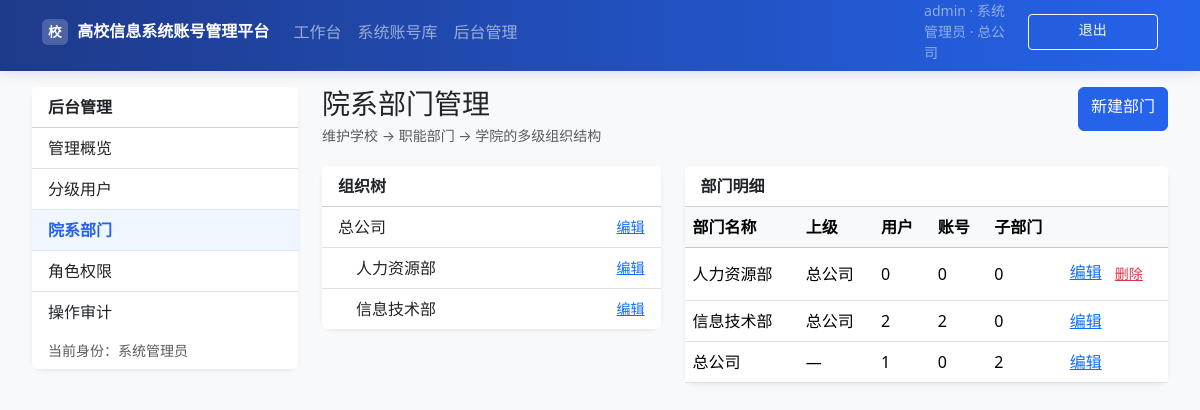
/admin/departments (signed in), run on the app's committed database.
### app/models.py (models this page shows, shortened)
class User(UserMixin, db.Model):
    __tablename__ = "users"
    id = db.Column(db.Integer, primary_key=True)
    username = db.Column(db.String(80), unique=True, nullable=False, index=True)
    email = db.Column(db.String(120), unique=True, nullable=False)
    password_hash = db.Column(db.String(256), nullable=False)
    role_level = db.Column(db.Integer, default=ROLE_USER, nullable=False)
    org_id = db.Column(db.Integer, db.ForeignKey("organizations.id"), nullable=True)
    is_active = db.Column(db.Boolean, default=True)
    created_at = db.Column(db.DateTime, default=datetime.utcnow)
    owned_credentials = db.relationship(
        "Credential", backref="owner", lazy=True, foreign_keys="Credential.owner_id"
    )
    permissions = db.relationship("CredentialPermission", backref="user", lazy=True)
    @property
    def role_name(self) -> str:
        return ROLE_LABELS.get(self.role_level, "未知")
    def is_superadmin(self) -> bool:
        return self.role_level == ROLE_SUPERADMIN
    def can_manage_users(self) -> bool:
        return self.role_level <= ROLE_ORG_ADMIN
    def can_write_credentials(self) -> bool:
        return self.role_level <= ROLE_MANAGER

class Organization(db.Model):
    __tablename__ = "organizations"
    id = db.Column(db.Integer, primary_key=True)
    name = db.Column(db.String(120), nullable=False)
    parent_id = db.Column(db.Integer, db.ForeignKey("organizations.id"), nullable=True)
    created_at = db.Column(db.DateTime, default=datetime.utcnow)
    parent = db.relationship("Organization", remote_side=[id], backref="children")
    users = db.relationship("User", backref="organization", lazy=True)
    credentials = db.relationship("Credential", backref="organization", lazy=True)

### app/routes/admin.py (the view)
@bp.route("/departments")
@login_required
@role_required(ROLE_ORG_ADMIN)
def departments():
    orgs = manageable_orgs(current_user)
    tree = build_org_tree(orgs)
    org_details = [
        {
            "org": o,
            "user_count": org_user_count(o.id),
            "cred_count": org_credential_count(o.id),
            "child_count": len(o.children),
        }
        for o in orgs
    ]
    return render_template("admin/departments/list.html", tree=tree, org_details=org_details)

### app/admin_service.py (called while the page is built)
def manageable_orgs(user: User) -> List[Organization]:
    if user.is_superadmin():
        return Organization.query.order_by(Organization.name).all()
    if user.org_id:
        org = Organization.query.get(user.org_id)
        ids = org.subtree_ids() if org else []
        return Organization.query.filter(Organization.id.in_(ids)).order_by(Organization.name).all()
    return []

def build_org_tree(orgs: List[Organization]):
    by_parent = {}
    for org in orgs:
        by_parent.setdefault(org.parent_id, []).append(org)
    def walk(parent_id=None, depth=0):
        nodes = []
        for org in sorted(by_parent.get(parent_id, []), key=lambda o: o.name):
            nodes.append({"org": org, "depth": depth})
            nodes.extend(walk(org.id, depth + 1))
        return nodes
    return walk()

def org_user_count(org_id: int) -> int:
    return User.query.filter_by(org_id=org_id).count()

def org_credential_count(org_id: int) -> int:
    return Credential.query.filter_by(org_id=org_id).count()

### app/permissions.py (called while the page is built)
def role_required(max_level: int):
    def decorator(view):
        @wraps(view)
        def wrapped(*args, **kwargs):
            if not current_user.is_authenticated:
                return redirect(url_for("auth.login"))
            if current_user.role_level > max_level:
                abort(403)
            return view(*args, **kwargs)
        return wrapped
    return decorator

### app/templates/admin/departments/list.html (shortened to what this page needs)
{% extends "admin/layout.html" %}
{% block admin_content %}
<div class="page-header">
  <div>
    <h2 class="mb-1">院系部门管理</h2>
    <p class="text-muted mb-0 small">维护学校 → 职能部门 → 学院的多级组织结构</p>
  </div>
  <a class="btn btn-primary" href="{{ url_for('admin.department_create') }}">新建部门</a>
</div>
<div class="row g-4">
  <div class="col-12 col-lg-5">
    <div class="card border-0 shadow-sm">
      <div class="card-header bg-white fw-bold">组织树</div>
      <ul class="list-group list-group-flush">
        {% for node in tree %}
        <li class="list-group-item d-flex justify-content-between align-items-center" style="padding-left: {{ 16 + node.depth * 18 }}px">
          <span>{{ node.org.name }}</span>
          <a class="small" href="{{ url_for('admin.department_edit', org_id=node.org.id) }}">编辑</a>
        </li>
        {% else %}
        <li class="list-group-item text-muted">暂无部门</li>
        {% endfor %}
      </ul>
    </div>
  </div>
  <div class="col-12 col-lg-7">
    <div class="card border-0 shadow-sm">
      <div class="card-header bg-white fw-bold">部门明细</div>
      <div class="table-responsive">
        <table class="table table-hover mb-0 align-middle">
          <thead class="table-light">
            <tr>
              <th>部门名称</th>
              <th>上级</th>
              <th>用户</th>
              <th>账号</th>
              <th>子部门</th>
              <th></th>
            </tr>
          </thead>
          <tbody>
            {% for item in org_details %}
            <tr>
              <td>{{ item.org.name }}</td>
              <td>{{ item.org.parent.name if item.org.parent else '—' }}</td>
              <td>{{ item.user_count }}</td>
              <td>{{ item.cred_count }}</td>
              <td>{{ item.child_count }}</td>
              <td class="text-nowrap">
                <a href="{{ url_for('admin.department_edit', org_id=item.org.id) }}">编辑</a>
                {% if item.user_count == 0 and item.cred_count == 0 and item.child_count == 0 %}
                <form method="post" action="{{ url_for('admin.department_delete', org_id=item.org.id) }}" class="d-inline" onsubmit="return confirm('确认删除该部门？')">
                  <button class="btn btn-link btn-sm text-danger p-0 ms-2">删除</button>
                </form>
                {% endif %}
              </td>
            </tr>
            {% endfor %}
          </tbody>
        </table>
      </div>
    </div>
  </div>
</div>
{% endblock %}

### app/templates/admin/layout.html (shortened to what this page needs)
{% extends "base.html" %}
{% block content %}
<div class="admin-shell row g-3 g-lg-4">
  <aside class="col-lg-3 admin-sidebar-desktop">
    <div class="card border-0 shadow-sm admin-sidebar sticky-top">
      <div class="card-header bg-white fw-bold">后台管理</div>
      <div class="list-group list-group-flush">
        <a href="{{ url_for('admin.index') }}" class="list-group-item list-group-item-action {% if request.endpoint == 'admin.index' %}active{% endif %}">管理概览</a>
        <a href="{{ url_for('admin.users') }}" class="list-group-item list-group-item-action {% if request.endpoint and request.endpoint.startswith('admin.user') %}active{% endif %}">分级用户</a>
        <a href="{{ url_for('admin.departments') }}" class="list-group-item list-group-item-action {% if request.endpoint and request.endpoint.startswith('admin.department') %}active{% endif %}">院系部门</a>
        <a href="{{ url_for('admin.roles') }}" class="list-group-item list-group-item-action {% if request.endpoint == 'admin.roles' %}active{% endif %}">角色权限</a>
        <a href="{{ url_for('admin.audit_logs') }}" class="list-group-item list-group-item-action {% if request.endpoint == 'admin.audit_logs' %}active{% endif %}">操作审计</a>
      </div>
      <div class="card-footer bg-white small text-muted">
        当前身份：{{ current_user.role_name }}
      </div>
    </div>
  </aside>
  <section class="col-lg-9">
    {% block admin_content %}{% endblock %}
  </section>
</div>
{% endblock %}

### app/templates/base.html (shortened to what this page needs)
<!DOCTYPE html>
<html lang="zh-CN">
<head>
  <link href="https://cdn.jsdelivr.net/npm/bootstrap@5.3.3/dist/css/bootstrap.min.css" rel="stylesheet">
  <link href="{{ url_for('static', filename='css/app.css') }}" rel="stylesheet">
</head>
<body class="bg-light {% if current_user.is_authenticated %}has-mobile-nav{% endif %}">
<nav class="navbar navbar-expand-lg navbar-dark uni-nav">
  <div class="container-fluid container-lg">
    <a class="navbar-brand fw-bold site-brand" href="{{ url_for('main.index') }}">
      <span class="brand-badge">校</span>
      <span class="brand-full d-none d-md-inline">{{ SITE_NAME }}</span>
    </a>
    {% if current_user.is_authenticated %}
    <div class="collapse navbar-collapse" id="nav">
      <ul class="navbar-nav me-auto d-none d-lg-flex">
        <li class="nav-item"><a class="nav-link" href="{{ url_for('main.dashboard') }}">工作台</a></li>
        <li class="nav-item"><a class="nav-link" href="{{ url_for('credentials.list_credentials') }}">系统账号库</a></li>
        {% if current_user.can_manage_users() %}
        <li class="nav-item"><a class="nav-link" href="{{ url_for('admin.index') }}">后台管理</a></li>
        {% endif %}
      </ul>
      <div class="navbar-user-panel py-2 py-lg-0">
        <div class="user-meta text-white-50 small mb-2 mb-lg-0">
          {{ current_user.username }} · {{ current_user.role_name }}
          {% if current_user.organization %}<br class="d-lg-none"><span class="d-lg-none">{{ current_user.organization.name }}</span>{% endif %}
          <span class="d-none d-lg-inline">{% if current_user.organization %} · {{ current_user.organization.name }}{% endif %}</span>
        </div>
        <a class="btn btn-outline-light btn-sm w-100 w-lg-auto" href="{{ url_for('auth.logout') }}">退出</a>
      </div>
    </div>
    {% else %}
    <a class="btn btn-outline-light btn-sm ms-auto" href="{{ url_for('auth.login') }}">登录</a>
    {% endif %}
  </div>
</nav>
<main class="container-fluid container-lg main-content px-3 px-lg-4 pb-4">
  {% block content %}{% endblock %}
</main>
</body>
</html>

### app/static/css/app.css (style rules this page uses)
:root { --uni-primary: #2563eb; --uni-primary-dark: #1e3a8a; --uni-nav-height: 3.5rem; --uni-bottom-nav-height: 3.75rem; --safe-bottom: env(safe-area-inset-bottom, 0px); }
html { -webkit-text-size-adjust: 100%; scroll-behavior: smooth; }
body { min-height: 100vh; min-height: 100dvh; font-size: 16px; line-height: 1.5; padding-bottom: calc(var(--safe-bottom) + 1rem); }
body.has-mobile-nav { padding-bottom: calc(var(--uni-bottom-nav-height) + var(--safe-bottom) + 0.5rem); }
.main-content { padding-top: 1rem; max-width: 1200px; }
.uni-nav { background: linear-gradient(90deg, var(--uni-primary-dark) 0%, var(--uni-primary) 100%); padding-top: env(safe-area-inset-top, 0px); box-shadow: 0 2px 12px rgba(30, 58, 138, 0.15); }
.site-brand { font-size: 1rem; max-width: calc(100vw - 5rem); overflow: hidden; text-overflow: ellipsis; white-space: nowrap; }
.brand-badge { display: inline-flex; align-items: center; justify-content: center; width: 1.6rem; height: 1.6rem; margin-right: 0.35rem; border-radius: 0.35rem; background: rgba(255, 255, 255, 0.2); font-size: 0.85rem; flex-shrink: 0; }
.navbar-user-panel { border-top: 1px solid rgba(255, 255, 255, 0.15); margin-top: 0.5rem; padding-top: 0.75rem; }
@media (min-width: 992px) { .navbar-user-panel { display: flex; align-items: center; gap: 0.75rem; border-top: none; margin-top: 0; padding-top: 0; } }
.page-header { display: flex; flex-wrap: wrap; align-items: flex-start; justify-content: space-between; gap: 0.75rem; margin-bottom: 1.25rem; }
.page-header h1, .page-header h2 { font-size: clamp(1.25rem, 4vw, 1.75rem); margin-bottom: 0.25rem; }
.page-header .btn { min-height: 44px; white-space: nowrap; }
.form-control, .form-select, .btn { min-height: 44px; }
.btn-sm { min-height: 36px; }
.admin-shell { margin-left: -0.25rem; margin-right: -0.25rem; }
.admin-sidebar { top: 1rem; }
.admin-sidebar .list-group-item.active { background-color: #eff6ff; border-color: #dbeafe; color: var(--uni-primary); font-weight: 600; }
.btn-primary { background-color: var(--uni-primary); border-color: var(--uni-primary); }
.card { border-radius: 0.75rem; }
.table-responsive { -webkit-overflow-scrolling: touch; }

### data on the page
User: username "admin", role_name "系统管理员"
Organization: organization.name "总公司", org.name "总公司", org.parent "总公司" "总公司", org.name "总公司"
Organization: org.name "人力资源部", org.name "人力资源部"
Organization: org.name "信息技术部", org.name "信息技术部"

### other printed values
{{ SITE_NAME }} "高校信息系统账号管理平台"
{{ item.user_count }} "0" "2" "1"
{{ item.cred_count }} "0" "2" "0"
{{ item.child_count }} "0" "0" "2"
{{ item.org.parent.name if item.org.parent else '—' }} "—"
